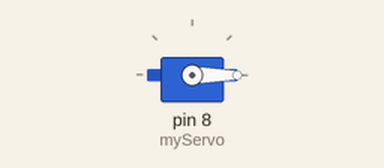
This sketch was run on a simulated Arduino Uno, built with avr-gcc and run on an emulated ATmega328P. Shown: servo.

Above: at 0.05 s.
At 2.0 s:
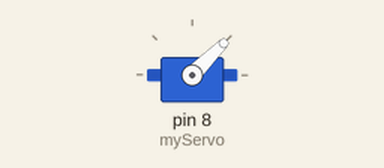
At 3.0 s:
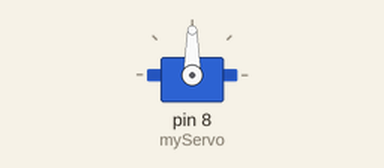
At 4.0 s:
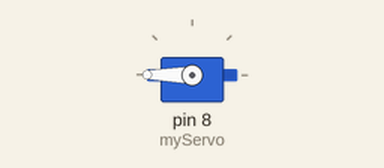
Timing chart, 0 to 5.2 s (numbered marks = the images above):
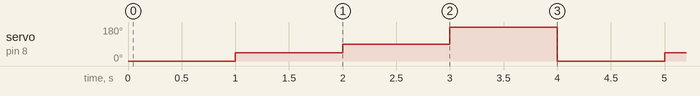

Measured:
- by itself, servo on pin 8 (myServo): repeats every 4.0 s: 90° 1.0 s, 180° 1.0 s, 0° 1.0 s, 45° 1.0 s

The sketch:

servo-control-w-library-sketch.ino
```cpp
// With this library we can drive up to 12 servos at the same time.


// Include the servo library
#include <Servo.h>

// Create a servo object
Servo myServo;

int angle;

void setup() {

  // min = pulse duration at 0 degrees
  // max = pulse duration at 180 degrees
  // Find the above values by experimentation.
  myServo.attach(8, 600, 2500); // (pin, min, max)

}

void loop() {

  // Here we are moving the servo to three different angles
  // with a 1 second delay between each move.

  angle = 0; // angle in degrees
  myServo.write(angle);
  delay(1000);

  angle = 45; // angle in degrees
  myServo.write(angle);
  delay(1000);

  angle = 90; // angle in degrees
  myServo.write(angle);
  delay(1000);

  angle = 180; // angle in degrees
  myServo.write(angle);
  delay(1000);

}
```
